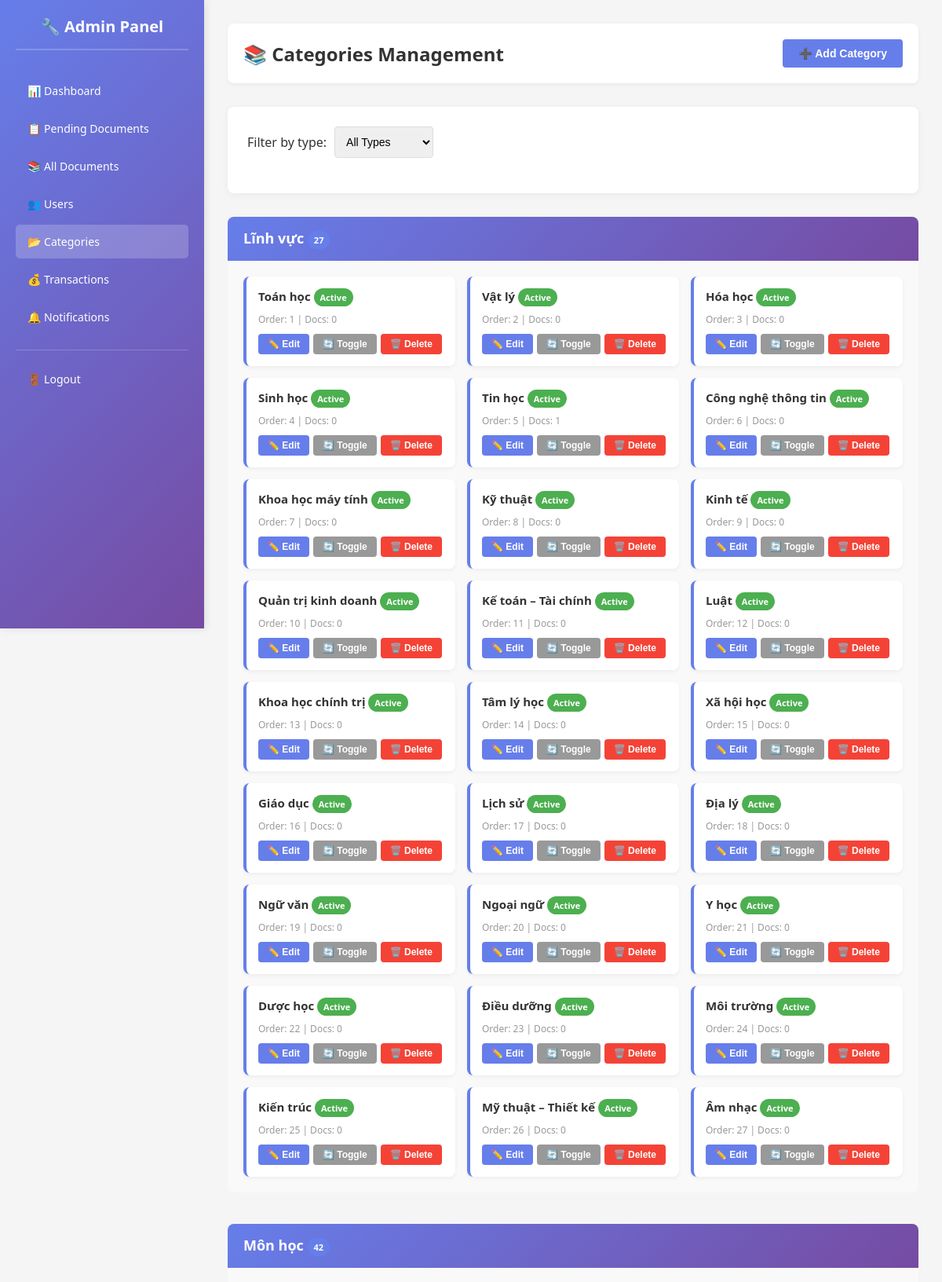
Screenshot of /admin/categories.php (signed in, upper part) with the database file from the repository.
### tables this page shows
CREATE TABLE `categories` (
  `id` int NOT NULL,
  `name` varchar(100) NOT NULL,
  `type` enum('field','subject','level','curriculum','doc_type') NOT NULL,
  `description` text,
  `parent_id` int DEFAULT NULL,
  `sort_order` int DEFAULT '0',
  `is_active` tinyint(1) DEFAULT '1',
  `created_at` timestamp NULL DEFAULT CURRENT_TIMESTAMP
);

### config/categories.php (called while the page is built, shortened)
<?php
require_once __DIR__ . '/db.php';
function getCategoriesByType($type, $active_only = true) {
    global $conn;
    $type = mysqli_real_escape_string($conn, $type);
    $where = "type = '$type'";
    $query = "SELECT * FROM categories WHERE $where ORDER BY sort_order ASC, name ASC";
    $result = mysqli_query($conn, $query);
    $categories = [];
    while($row = mysqli_fetch_assoc($result)) {
        $categories[] = $row;
    }
    return $categories;
}
function getAllCategoriesGrouped($active_only = true) {
    $types = ['field', 'subject', 'level', 'curriculum', 'doc_type'];
    $grouped = [];
    foreach($types as $type) {
        $grouped[$type] = getCategoriesByType($type, $active_only);
    }
    return $grouped;
}
function getCategoryTypeLabel($type) {
    $labels = [
        'field' => 'Lĩnh vực',
        'subject' => 'Môn học',
        'level' => 'Cấp học',
        'curriculum' => 'Chương trình',
        'doc_type' => 'Loại tài liệu'
    ];
    return $labels[$type] ?? $type;
}
function getDocumentCountByCategory($category_id) {
    global $conn;
    $category_id = intval($category_id);
    $query = "SELECT COUNT(*) as count FROM document_categories WHERE category_id = $category_id";
    $result = mysqli_query($conn, $query);
    $row = mysqli_fetch_assoc($result);
    return intval($row['count']);
}
?>

### admin/categories.php (the view, shortened to what this page needs)
<?php
require_once __DIR__ . '/../config/auth.php';
require_once __DIR__ . '/../config/categories.php';
$filter_type = $_GET['type'] ?? 'all';
if($filter_type === 'all') {
    $categories_grouped = getAllCategoriesGrouped(false);
} else {
    $categories_grouped = [$filter_type => getCategoriesByType($filter_type, false)];
}
?>
<!DOCTYPE html>
<html lang="en">
<head>
</head>
<body>
    <div class="admin-container">
        <?php include __DIR__ . '/../includes/admin-sidebar.php'; ?>
        <div class="admin-content">
            <div class="admin-header">
                <h1>📚 Categories Management</h1>
                <div class="header-actions">
                    <button class="btn btn-primary" onclick="openCreateModal()">➕ Add Category</button>
                </div>
            </div>
            <div class="content-section">
                <form method="GET" class="filter-bar">
                    <label>Filter by type:</label>
                    <select name="type" onchange="this.form.submit()">
                        <option value="all" <?= $filter_type === 'all' ? 'selected' : '' ?>>All Types</option>
                    </select>
                </form>
            </div>
            <?php foreach($categories_grouped as $type => $categories): ?>
                <div class="category-type-section">
                    <div class="category-type-header">
                        <h3>
                            <?= getCategoryTypeLabel($type) ?>
                            <span class="badge badge-count"><?= count($categories) ?></span>
                        </h3>
                    </div>
                    <div class="categories-grid">
                        <?php foreach($categories as $cat): ?>
                            <div class="category-card <?= $cat['is_active'] ? '' : 'inactive' ?>">
                                <div class="category-name">
                                    <?= htmlspecialchars($cat['name']) ?>
                                    <span class="badge <?= $cat['is_active'] ? 'badge-active' : 'badge-inactive' ?>">
                                        <?= $cat['is_active'] ? 'Active' : 'Inactive' ?>
                                    </span>
                                </div>
                                <div class="category-meta">
                                    Order: <?= $cat['sort_order'] ?> |
                                    Docs: <?= getDocumentCountByCategory($cat['id']) ?>
                                </div>
                                <div class="category-actions">
                                    <button class="btn btn-primary btn-small" onclick="openEditModal(<?= htmlspecialchars(json_encode($cat)) ?>)">
                                        ✏️ Edit
                                    </button>
                                    <button class="btn btn-secondary btn-small" onclick="toggleStatus(<?= $cat['id'] ?>)">
                                        🔄 Toggle
                                    </button>
                                    <button class="btn btn-danger btn-small" onclick="deleteCategory(<?= $cat['id'] ?>)">
                                        🗑️ Delete
                                    </button>
                                </div>
                            </div>
                        <?php endforeach; ?>
                    </div>
                </div>
            <?php endforeach; ?>
        </div>
    </div>
</body>
</html>

### admin/categories.php (style rules this page uses)
* { margin: 0; padding: 0; box-sizing: border-box; }
body { font-family: 'Segoe UI', Tahoma, Geneva, Verdana, sans-serif; background: #f5f5f5; color: #333; }
.admin-container { display: flex; min-height: 100vh; }
.admin-content { flex: 1; margin-left: 260px; padding: 30px; }
.admin-header { display: flex; justify-content: space-between; align-items: center; margin-bottom: 30px; background: white; padding: 20px; border-radius: 8px; box-shadow: 0 2px 5px rgba(0,0,0,0.05); }
.admin-header h1 { font-size: 24px; color: #333; }
.header-actions { display: flex; gap: 10px; }
.btn { padding: 10px 20px; border: none; border-radius: 4px; cursor: pointer; font-size: 14px; font-weight: 600; transition: all 0.3s; text-decoration: none; display: inline-block; }
.btn-primary { background: #667eea; color: white; }
.btn-secondary { background: #999; color: white; }
.btn-small { padding: 6px 12px; font-size: 12px; }
.btn-danger { background: #f44336; color: white; }
.content-section { background: white; padding: 25px; border-radius: 8px; box-shadow: 0 2px 10px rgba(0,0,0,0.05); margin-bottom: 30px; }
.filter-bar { display: flex; gap: 10px; margin-bottom: 20px; align-items: center; flex-wrap: wrap; }
.filter-bar select { padding: 10px; border: 1px solid #ddd; border-radius: 4px; font-size: 14px; }
.category-type-section { margin-bottom: 40px; }
.category-type-header { background: linear-gradient(135deg, #667eea 0%, #764ba2 100%); color: white; padding: 15px 20px; border-radius: 8px 8px 0 0; display: flex; justify-content: space-between; align-items: center; }
.category-type-header h3 { font-size: 18px; font-weight: 600; }
.categories-grid { display: grid; grid-template-columns: repeat(auto-fill, minmax(250px, 1fr)); gap: 15px; padding: 20px; background: #f9f9f9; border-radius: 0 0 8px 8px; }
.category-card { background: white; padding: 15px; border-radius: 8px; border-left: 4px solid #667eea; box-shadow: 0 2px 5px rgba(0,0,0,0.05); transition: all 0.3s; }
.category-name { font-weight: 600; font-size: 15px; margin-bottom: 8px; color: #333; }
.category-meta { font-size: 12px; color: #999; margin-bottom: 10px; }
.category-actions { display: flex; gap: 5px; margin-top: 10px; }
.badge { display: inline-block; padding: 4px 8px; border-radius: 12px; font-size: 11px; font-weight: 600; }
.badge-active { background: #4caf50; color: white; }
.badge-count { background: #667eea; color: white; }

### rows the page displays
categories: name "Toán học", is_active "Active", sort_order "1", id "0"
categories: name "Vật lý", is_active "Active", sort_order "2", id "0"
categories: name "Hóa học", is_active "Active", sort_order "3", id "0"
categories: name "Sinh học", is_active "Active", sort_order "4", id "0"
categories: name "Tin học", is_active "Active", sort_order "5", id "1"
categories: name "Công nghệ thông tin", is_active "Active", sort_order "6", id "0"
categories: name "Khoa học máy tính", is_active "Active", sort_order "7", id "0"
categories: name "Kỹ thuật", is_active "Active", sort_order "8", id "0"
categories: name "Kinh tế", is_active "Active", sort_order "9", id "0"
categories: name "Quản trị kinh doanh", is_active "Active", sort_order "10", id "0"
categories: name "Kế toán – Tài chính", is_active "Active", sort_order "11", id "0"
categories: name "Luật", is_active "Active", sort_order "12", id "0"
categories: name "Khoa học chính trị", is_active "Active", sort_order "13", id "0"
categories: name "Tâm lý học", is_active "Active", sort_order "14", id "0"
categories: name "Xã hội học", is_active "Active", sort_order "15", id "0"
categories: name "Giáo dục", is_active "Active", sort_order "16", id "0"
categories: name "Lịch sử", is_active "Active", sort_order "17", id "0"
categories: name "Địa lý", is_active "Active", sort_order "18", id "0"
categories: name "Ngữ văn", is_active "Active", sort_order "19", id "0"
categories: name "Ngoại ngữ", is_active "Active", sort_order "20", id "0"
categories: name "Y học", is_active "Active", sort_order "21", id "0"
categories: name "Dược học", is_active "Active", sort_order "22", id "0"
categories: name "Điều dưỡng", is_active "Active", sort_order "23", id "0"
categories: name "Môi trường", is_active "Active", sort_order "24", id "0"
categories: name "Kiến trúc", is_active "Active", sort_order "25", id "0"
categories: name "Mỹ thuật – Thiết kế", is_active "Active", sort_order "26", id "0"
categories: name "Âm nhạc", is_active "Active", sort_order "27", id "0"

### other values shown
getCategoryTypeLabel($type) "Lĩnh vực"
count($categories) "27"
getCategoryTypeLabel($type) "Môn học"
count($categories) "42"
